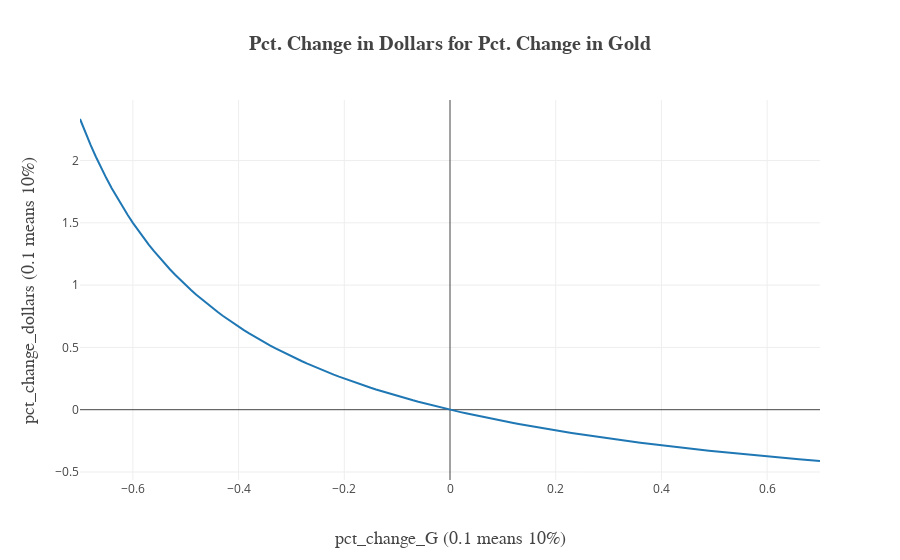

Write notebook code for a chart like this one.
### Markdown cell above
Define $x$ as the percentage change in $G$ and $y$ as percentage change in $D$ then

$G (1+x) \times D (1+y) = k $ 

implies that 

$y = -\frac{x}{1+x}$

which means that **the pct. change $y$ of $D$ that is implied by a pct. change $x$ of $G$ is independent of the quantities $G$ and $D$**.

### Code cell
# show pct. change in D given x percent of change in G
from uniswap import *
x = np.linspace(-0.7,0.7,141)

y = []
for ix in x:    
    y.append(uniswap_get_y(ix))
    
pct_changes_df = pd.DataFrame(y, columns=['pct_change_dollars'], index=x)   

iplot_dict = plotly_from_df(pct_changes_df, title='Pct. Change in Dollars for Pct. Change in Gold', xlabel='pct_change_G (0.1 means 10%)', ylabel='pct_change_dollars (0.1 means 10%)', mode='lines', y_axis_type='linear')
plotly.offline.iplot(iplot_dict)

### Figure 1 — Plotly figure (JSON) as saved in the notebook; plotly's stock layout.template omitted (floating-point values rounded to 4 significant figures; data arrays with more than 128 entries replaced by an {"elided": "..."} marker saying what was removed)
{"data": [{"mode": "lines", "name": "pct_change_dollars", "type": "scatter", "uid": "bf24129d-f8df-43f7-b6fc-96815a583aff", "visible": true, "x": {"elided": "141 float values"}, "y": {"elided": "141 float values"}}], "layout": {"title": "<b>Pct. Change in Dollars for Pct. Change in Gold</b>", "titlefont": {"family": "Computer Modern", "size": 20}, "width": 900, "xaxis": {"title": "pct_change_G (0.1 means 10%)", "titlefont": {"family": "Computer Modern", "size": 18}}, "yaxis": {"autorange": true, "title": "pct_change_dollars (0.1 means 10%)", "titlefont": {"family": "Computer Modern", "size": 18}, "type": "linear"}}}
